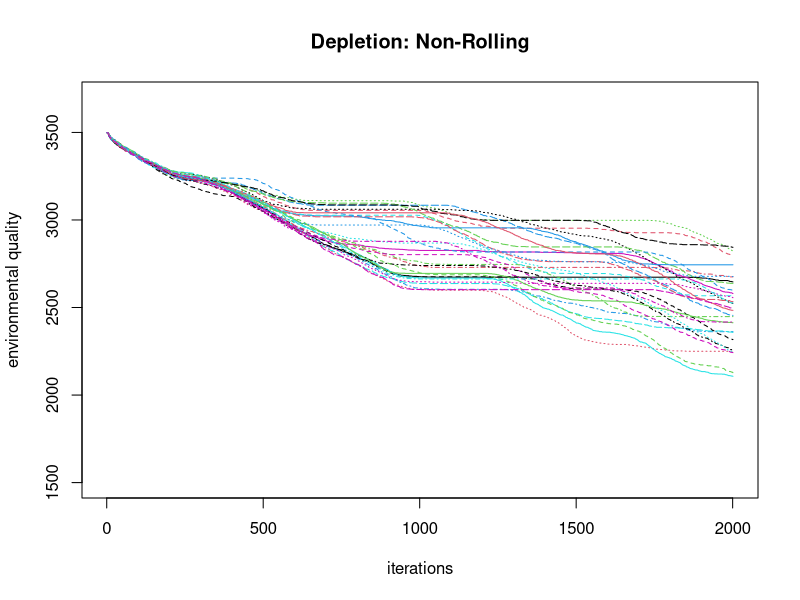
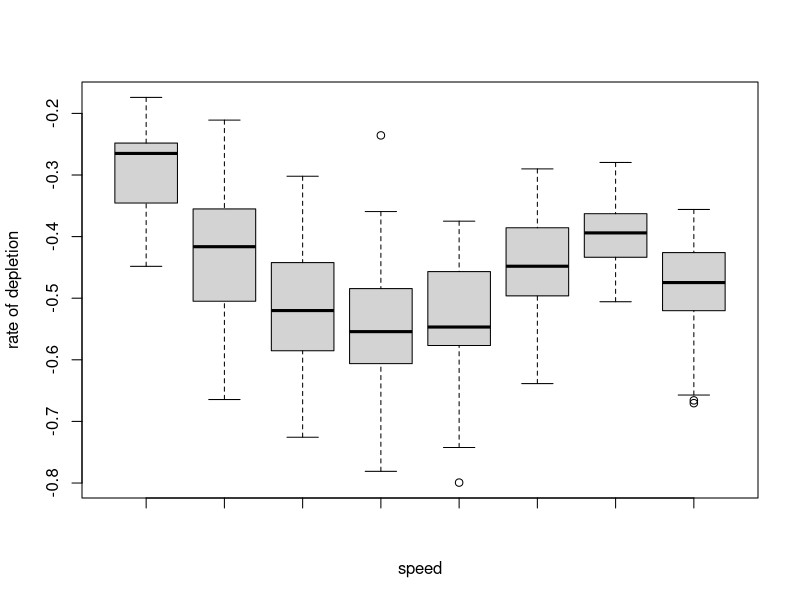
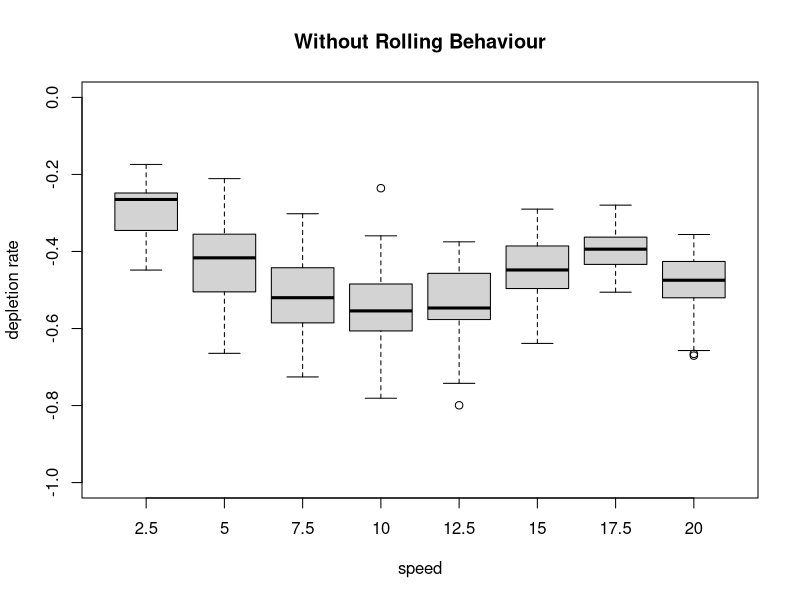

Reproduce these figures in R, in order. (Note: this script raises an error after producing the figures.)
#setwd("~/norolling_speed")

get_rates <- function(data_set){
  rates <- NULL
  start <- NULL
  for(i in 1:ncol(data_set)){
    x = seq(0, nrow(data_set) - 1, by = 1)
    y = data_set[,i]
    mod = lm(y ~ x)
    rates[i] <- mod[[1]][2]
    start[i] <- mod[[1]][1]
  }
  return(data.frame(rates,start))
}

nrspeed0 <- data.frame(t(read.csv("norolling_speed2.5.csv", header = FALSE)))
row.names(nrspeed0) <- NULL

nrspeed1 <- data.frame(t(read.csv("norolling_speed5.csv", header = FALSE)))
row.names(nrspeed1) <- NULL

nrspeed2 <- data.frame(t(read.csv("norolling_speed7.5.csv", header = FALSE)))
row.names(nrspeed2) <- NULL

nrspeed3 <- data.frame(t(read.csv("norolling_speed10.csv", header = FALSE)))
row.names(nrspeed3) <- NULL

nrspeed4 <- data.frame(t(read.csv("norolling_speed12.5.csv", header = FALSE)))
row.names(nrspeed4) <- NULL

nrspeed5 <- data.frame(t(read.csv("norolling_speed15.csv", header = FALSE)))
row.names(nrspeed5) <- NULL

nrspeed6 <- data.frame(t(read.csv("norolling_speed17.5.csv", header = FALSE)))
row.names(nrspeed6) <- NULL

nrspeed7 <- data.frame(t(read.csv("norolling_speed20.csv", header = FALSE)))
row.names(nrspeed7) <- NULL

matplot(nrspeed1,type="l",xlab = "iterations",ylab = "environmental quality",main="Depletion: Non-Rolling",ylim=c(1500,3700))

rates_025<- get_rates(nrspeed0)
rates_050<- get_rates(nrspeed1)
rates_075<- get_rates(nrspeed2)
rates_100<- get_rates(nrspeed3)
rates_125<- get_rates(nrspeed4)
rates_150<- get_rates(nrspeed5)
rates_175<- get_rates(nrspeed6)
rates_200<- get_rates(nrspeed7)

boxplot(rates_025$rates,rates_050$rates,rates_075$rates,rates_100$rates,rates_125$rates,rates_150$rates,rates_175$rates,rates_200$rates,xlab="speed",ylab="rate of depletion")

shapiro.test(rates_025$rates)
shapiro.test(rates_050$rates)
shapiro.test(rates_075$rates)
shapiro.test(rates_100$rates)
shapiro.test(rates_125$rates)
shapiro.test(rates_150$rates)
shapiro.test(rates_175$rates)
shapiro.test(rates_200$rates)

nr_rate_list <- c(rates_025$rates,rates_050$rates,rates_075$rates,rates_100$rates,rates_125$rates,rates_150$rates,rates_175$rates,rates_200$rates)
nr_speed_list <- rep(seq(2.5,20,by=2.5),each=30)

boxplot(nr_rate_list ~ nr_speed_list,xlab="speed",ylab="depletion rate",ylim=c(-1,-0),main="Without Rolling Behaviour")
bartlett.test(rate_list~speed_list)
kruskal.test(rate_list~speed_list)
